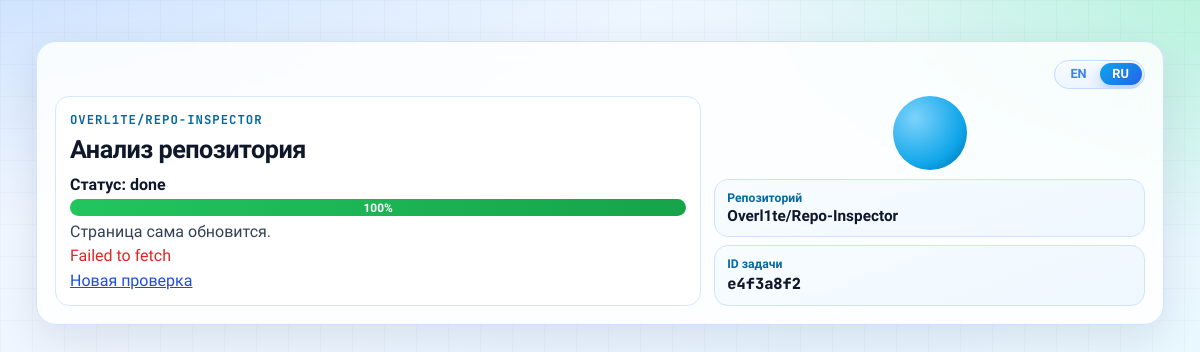
The app's page /jobs/e4f3a8f2-1861-4bf9-bb67-1b7c8be39fe1?lang=ru with its own data.
### app/models.py (models this page shows)
class ScanJob(Base):
    __tablename__ = "scan_jobs"
    __table_args__ = (
        Index("ix_scan_jobs_repo_status_created", "repo_owner", "repo_name", "status", "created_at"),
        Index("ix_scan_jobs_repo_finished", "repo_owner", "repo_name", "finished_at"),
        Index("ix_scan_jobs_repo_commit", "repo_owner", "repo_name", "commit_sha"),
    )
    id: Mapped[str] = mapped_column(String(36), primary_key=True, default=lambda: str(uuid4()))
    repo_owner: Mapped[str] = mapped_column(String(255))
    repo_name: Mapped[str] = mapped_column(String(255))
    repo_url: Mapped[str] = mapped_column(String(512))
    commit_sha: Mapped[str | None] = mapped_column(String(64), nullable=True)
    is_latest: Mapped[int] = mapped_column(Integer, default=0)
    status: Mapped[str] = mapped_column(String(20), default="queued")
    progress: Mapped[int] = mapped_column(Integer, default=0)
    created_at: Mapped[datetime] = mapped_column(DateTime(timezone=True), server_default=func.now())
    started_at: Mapped[datetime | None] = mapped_column(DateTime(timezone=True), nullable=True)
    finished_at: Mapped[datetime | None] = mapped_column(DateTime(timezone=True), nullable=True)
    error_message: Mapped[str | None] = mapped_column(Text, nullable=True)
    report: Mapped["ScanReport | None"] = relationship(
        "ScanReport",
        back_populates="job",
        uselist=False,
        cascade="all, delete-orphan",
    )

### app/main.py (the view)
@app.get("/jobs/{job_id}", response_class=HTMLResponse)
async def progress_page(
    request: Request,
    job_id: str,
    lang: str = "en",
    db: Session = Depends(get_db),
) -> HTMLResponse:
    lang = normalize_lang(lang)
    job = db.get(ScanJob, job_id)
    if not job:
        raise HTTPException(status_code=404, detail="Job not found")
    return templates.TemplateResponse(
        "progress.html",
        {
            "request": request,
            "job": job,
            "lang": lang,
            "ui": get_ui_labels(lang),
            "client_i18n": get_client_i18n(),
            "site": site_template_context(),
        },
    )

### app/templates/progress.html (shortened to what this page needs)
﻿<!doctype html>
<html lang="{{ lang }}">
<head>
  <link rel="stylesheet" href="/static/style.css">
</head>
<body data-page="progress" data-job-id="{{ job.id }}" data-lang="{{ lang }}" data-status-label="{{ ui.progress_status }}">
  <main class="container container-progress">
    <section class="card progress-card span-12">
      <div class="lang-switch lang-{{ lang }}">
        <a class="link {% if lang == 'en' %}active{% endif %}" href="/jobs/{{ job.id }}?lang=en">EN</a>
        <a class="link {% if lang == 'ru' %}active{% endif %}" href="/jobs/{{ job.id }}?lang=ru">RU</a>
      </div>
      <div class="progress-layout">
        <div class="progress-main">
          <p class="kicker mono">{{ job.repo_owner }}/{{ job.repo_name }}</p>
          <h1>{{ ui.progress_title }}</h1>
          <p id="status-line" class="progress-status-line">{{ ui.progress_status }}: {{ job.status }}</p>
          <div class="progress-track progress-track-large">
            <div id="job-progress" class="progress-fill" style="width: {{ job.progress }}%">{{ job.progress }}%</div>
          </div>
          <p class="muted">{{ ui.progress_hint }}</p>
          <p id="job-error" class="error"></p>
          <a class="link" href="/?lang={{ lang }}">{{ ui.start_new }}</a>
        </div>
        <aside class="progress-side">
          <div class="pulse-orb" aria-hidden="true"></div>
          <div class="preview-card">
            <span>{{ ui.progress_repo }}</span>
            <strong>{{ job.repo_owner }}/{{ job.repo_name }}</strong>
          </div>
          <div class="preview-card">
            <span>{{ ui.job_id }}</span>
            <strong class="mono">{{ job.id[:8] }}</strong>
          </div>
        </aside>
      </div>
    </section>
  </main>
</body>
</html>

### records on screen
ScanJob: repo_owner "OVERL1TE", repo_name "REPO-INSPECTOR", status "done", progress "100", repo_owner "Overl1te", repo_name "Repo-Inspector"

### other values on screen
{{ ui.progress_title }} "Анализ репозитория"
{{ ui.progress_status }} "Статус"
{{ ui.progress_hint }} "Страница сама обновится."
{{ ui.start_new }} "Новая проверка"
{{ ui.progress_repo }} "Репозиторий"
{{ ui.job_id }} "ID задачи"
{{ job.id[:8] }} "e4f3a8f2"
